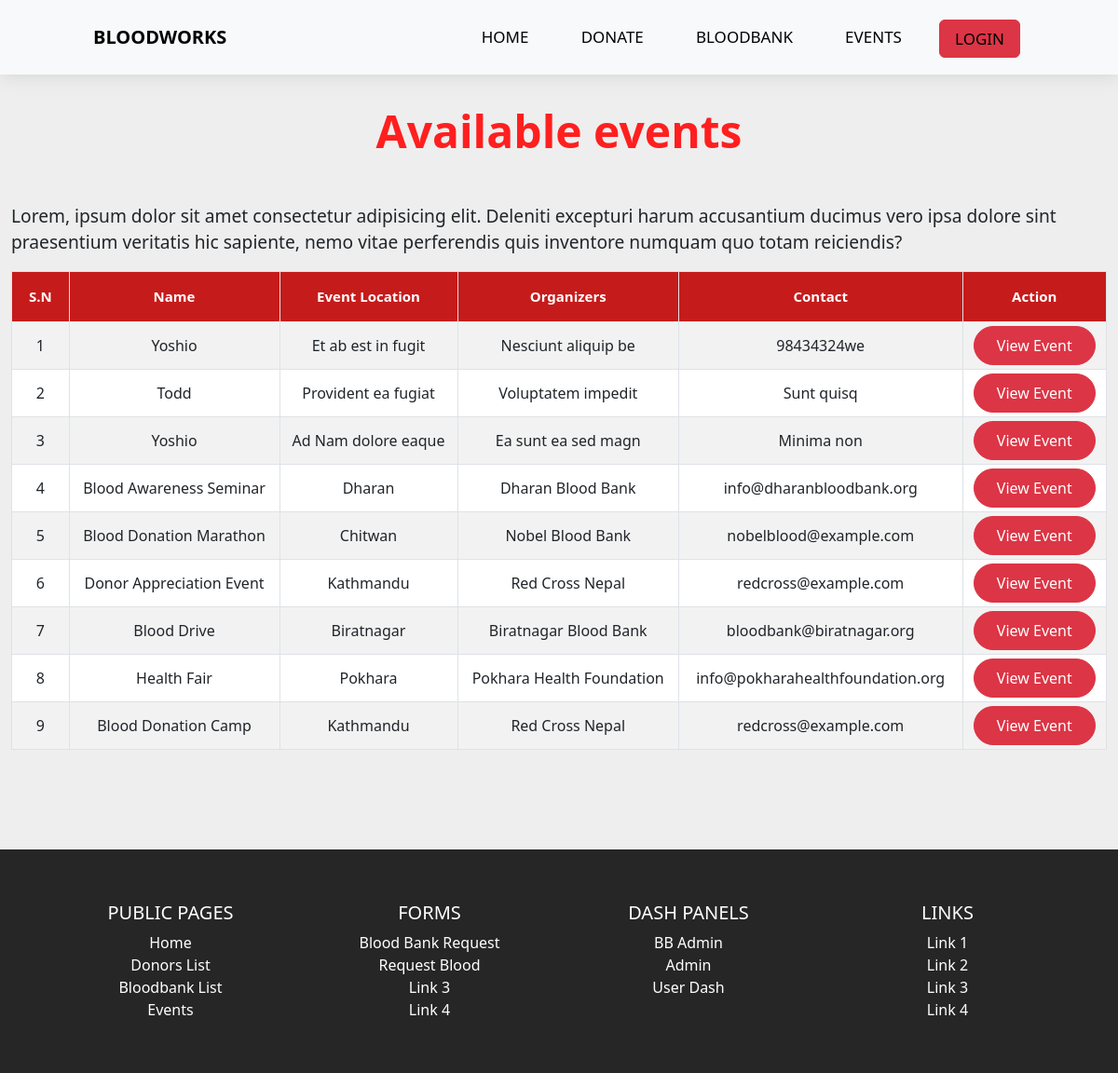
The app's page /events with its own data.
### tables this page shows
CREATE TABLE `event` (
  `event_id` int(11) NOT NULL,
  `bb_id` int(11) DEFAULT NULL,
  `event_name` varchar(50) DEFAULT NULL,
  `event_location` varchar(50) DEFAULT NULL,
  `event_desc` text DEFAULT NULL,
  `organizer` varchar(50) DEFAULT NULL,
  `contact_info` varchar(255) DEFAULT NULL,
  `event_date` date DEFAULT NULL
);

### controllers/Events.php (called while the page is built, shortened)
<?php
class Events
{
    public function index($a = "", $b = "", $c = "")
    {
        $eventlist = $this->eventLists();
        $data = [
            "events" => $eventlist,
        ];
        $this->view('events',$data);
    }
    private function eventLists()
    {
        $eventlist = new Model;
        $eventlist->table = "event";
        $eventlist->order_column = "event_id";
        $eventlist = $eventlist->findAll();
        return $eventlist;
    }
}

### includes/app.php (called while the page is built, shortened)
<?php
class App
{
    private $method = "index";
    public function splitURL()
    {
        $URL = $_GET['url'] ?? 'home';
        $URL = explode("/", trim($URL, "/"));
        return $URL;
    }
    public function loadController()
    {
        $URL = $this->splitURL();
        if($URL[0] == "dash"){
            if ($URL[0] == "dash" && !isset($URL[1])) {
                $filename = "controllers/Dash"  . ".php";
            } elseif ($URL[0] == "dash" && isset($URL[1])) {
                $filename = "controllers/" . $URL[0] . $URL[1] . ".php";
            }
        }
        elseif ($URL[0] == "admin"  ) {
            if ($URL[0] == "admin" && !isset($URL[1])) {
                $filename = "controllers/Admin"  . ".php";
            } elseif ($URL[0] == "admin" && isset($URL[1])) {
                $filename = "controllers/" . $URL[0] . $URL[1] . ".php";
            }
        }
        elseif ($URL[0] == "bbadmin"  ) {
            if ($URL[0] == "bbadmin" && !isset($URL[1])) {
                $filename = "controllers/bbadmin"  . ".php";
            } elseif ($URL[0] == "bbadmin" && isset($URL[1])) {
                $filename = "controllers/" . $URL[0] . $URL[1] . ".php";
            }
        }
        else{
            $filename = "controllers/" .$URL[0] . ".php";
        }
        if (file_exists($filename)) {
            unset($URL[0]);
        } else {
            $filename = "controllers/_404.php";
            require $filename;
            $this->controller = "_404";
        }
        $controller = new $this->controller;
        $URL = $URL ? array_values($URL) : [];
        call_user_func_array([$controller, $this->method], $URL);
    }
}

### index.php (called while the page is built, shortened)
<?php
$app = new App;
$app->loadController();
?>

### includes/database.php (called while the page is built, shortened)
<?php
trait Database
{
    public function connect()
    {
        $string = "mysql:hostname=" . DBHOST . ";dbname=" . DBNAME;
        $con = new PDO($string, DBUSER, DBPASS);
        return $con;
    }
    public function query($query, $data = [])
    {
        $con = $this->connect();
        $stm = $con->prepare($query);
        $check = $stm->execute($data);
        if ($check) {
            $result = $stm->fetchAll(PDO::FETCH_OBJ);
            if (is_array($result) && count($result)) {
                return $result;
            }
        }
        return false;
    }
}

### includes/models.php (called while the page is built, shortened)
<?php
class Model
{
    public $table = "users";
    protected $limit = '100';
    protected $offset = 0;
    protected $order_type = "desc";
    public $order_column = "id";
    public function findAll()
    {
        $query = "select * from $this->table order by $this->order_column $this->order_type limit  $this->limit offset $this->offset";
        return $this->query($query);
    }
}

### views/events.views.php (the view)
<?php
$sn = 0;
?>
<?php include "header.php"; ?>
<main class="container-xxl top-gap">
    <div class="table-section">
        <h1 class="table-sec-title fw-bold display-5">Available events</h1>
        <p>Lorem, ipsum dolor sit amet consectetur adipisicing elit. Deleniti excepturi harum accusantium ducimus vero ipsa dolore sint praesentium veritatis hic sapiente, nemo vitae perferendis quis inventore numquam quo totam reiciendis?</p>
        <div style="overflow-x:auto;">
            <table id="datatable" class="table table-hover table-striped table-bordered table-sm" cellspacing=" 0" width="100%">
                <thead>
                    <tr>
                        <th>S.N</th>
                        <th>Name</th>
                        <th>Event Location</th>
                        <th>Organizers</th>
                        <th>Contact</th>
                        <th>Action</th>
                    </tr>
                </thead>
                <?php if (empty($events)) {
                    echo "No event available";
                } else {
                    foreach ($events as $event) { ?>
                        <tr>
                            <td><?= ++$sn ?></td>
                            <td><?= $event->event_name ?></td>
                            <td><?= $event->event_location; ?></td>
                            <td><?= $event->organizer; ?></td>
                            <td><?= $event->contact_info; ?></td>
                            <td><a class="btn btn-danger" href="event/<?= $event->event_id ?>">View Event</a></td>
                        </tr>
                <?php
                    }
                }
                ?>
            </table>
        </div>
    </div>
</main>
<?php include "footer.php" ?>

### assets/css/style.css (style rules this page uses)
* { margin: 0; padding: 0; box-sizing: border-box; }
body { background: #eeeeee; }
main { min-height: 100vh; }
.btn { padding: 0.5em 1.5em; border-radius: 2em; }
.table-section { min-height: 100vh; position: relative; }
.table-sec-title { margin: 2rem 0 3rem 0; color: #ff1f1f; text-align: center; }
td, th { padding: 20px; height: 30px; justify-content: center; align-content: center; text-align: center; }
#datatable th { background-color: rgb(198, 27, 27); font-weight: bold; color: white; font-size: 15px; padding: 15px; text-align: center; }
.top-gap { padding-top: 80px; }
@media screen and (min-width: 769px) { p { font-size: 1.2em; } }

### records on screen
event: event_name "Yoshio", event_location "Et ab est in fugit", organizer "Nesciunt aliquip be", contact_info "98434324we"
event: event_name "Todd", event_location "Provident ea fugiat", organizer "Voluptatem impedit", contact_info "Sunt quisq"
event: event_name "Yoshio", event_location "Ad Nam dolore eaque", organizer "Ea sunt ea sed magn", contact_info "Minima non"
event: event_name "Blood Awareness Seminar", event_location "Dharan", organizer "Dharan Blood Bank", contact_info "info@dharanbloodbank.org"
event: event_name "Blood Donation Marathon", event_location "Chitwan", organizer "Nobel Blood Bank", contact_info "nobelblood@example.com"
event: event_name "Donor Appreciation Event", event_location "Kathmandu", organizer "Red Cross Nepal", contact_info "redcross@example.com"
event: event_name "Blood Drive", event_location "Biratnagar", organizer "Biratnagar Blood Bank", contact_info "bloodbank@biratnagar.org"
event: event_name "Health Fair", event_location "Pokhara", organizer "Pokhara Health Foundation", contact_info "info@pokharahealthfoundation.org"
event: event_name "Blood Donation Camp", event_location "Kathmandu", organizer "Red Cross Nepal", contact_info "redcross@example.com"
